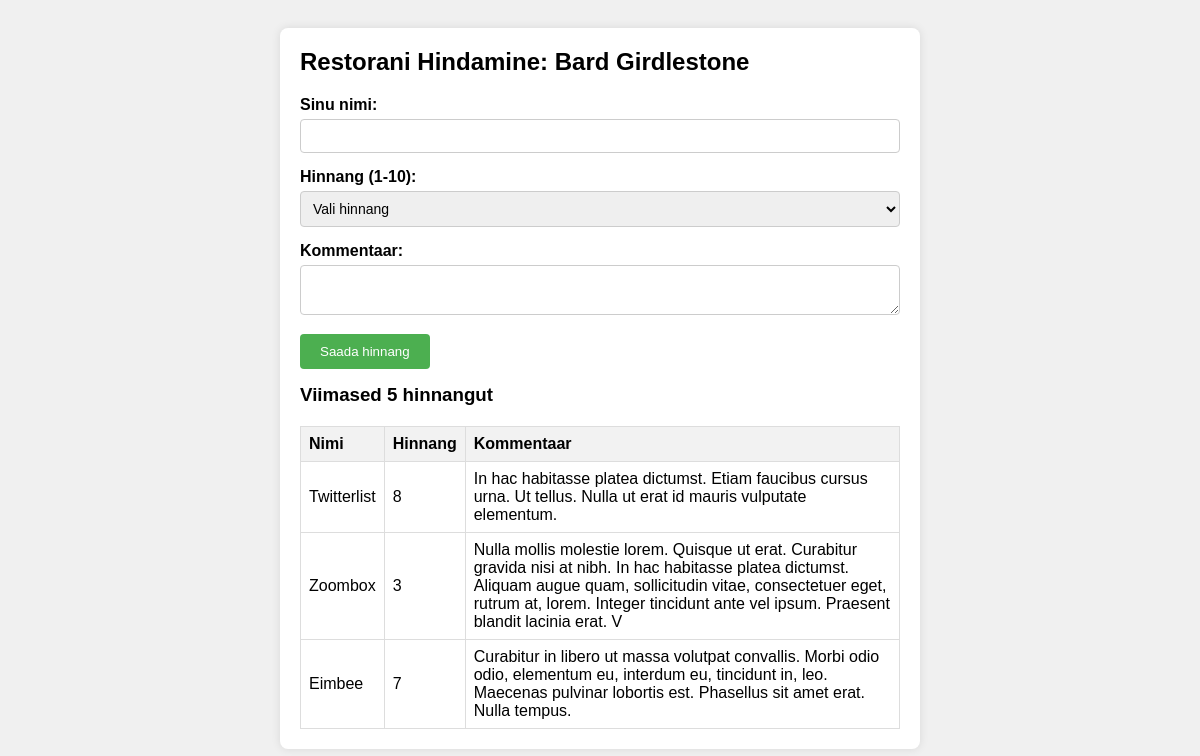
Page /hinnang.php?id=43 on the earlier database version.
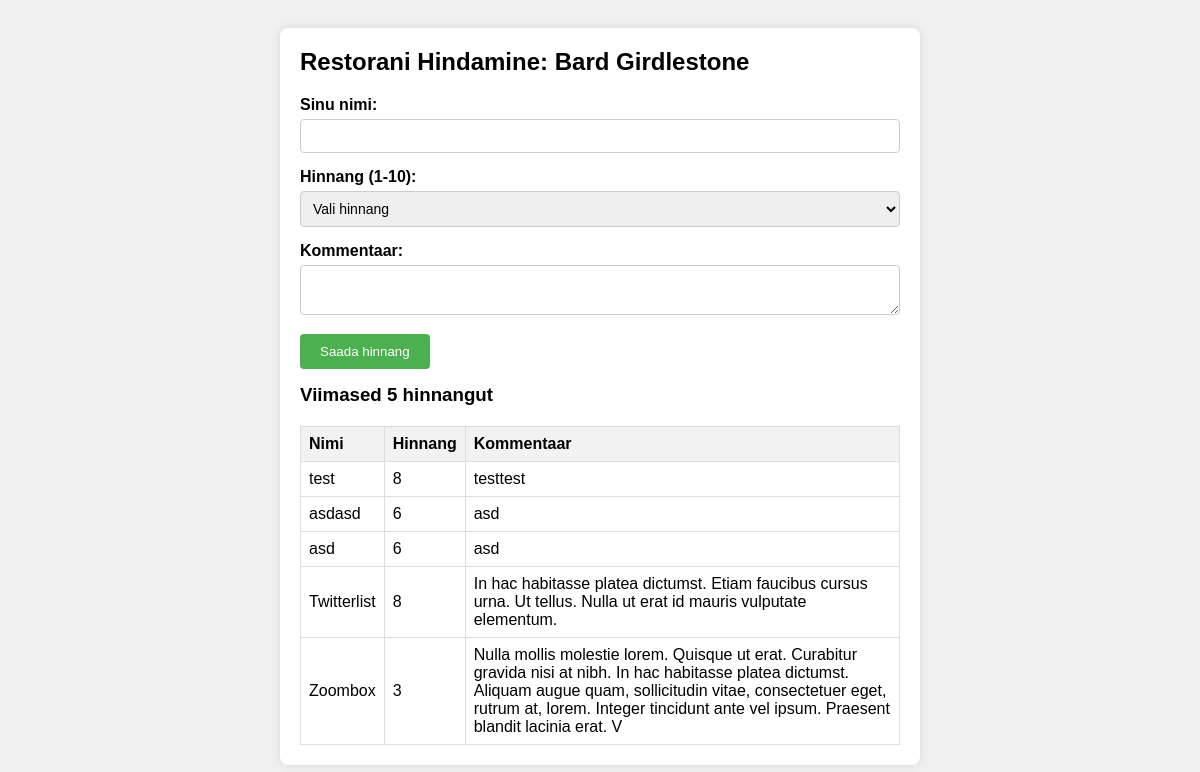
Same page on the later database version.
### tables this page shows
CREATE TABLE `hinnangud` (
  `id` int(11) NOT NULL,
  `nimi` varchar(255) NOT NULL,
  `kommentaar` varchar(255) NOT NULL,
  `hinnang` int(2) NOT NULL,
  `toidukoha_id` int(6) NOT NULL
);

### hinnang.php (the view, shortened to what this page needs)
<?php
include("config.php");
$restorani_id = $_GET['id'];
$nimi_paring = "SELECT nimi FROM toidukohad WHERE id = ?";
$stmt = $yhendus->prepare($nimi_paring);
$stmt->bind_param('i', $restorani_id);
$stmt->execute();
$nimi_tulemus = $stmt->get_result();
$restorani_andmed = $nimi_tulemus->fetch_assoc();
if ($restorani_andmed) {
    $restorani_nimi = htmlspecialchars($restorani_andmed['nimi']);
} else {
    $restorani_nimi = "Restorani nime ei leitud";
}
$nimi = isset($_POST['nimi']) ? htmlspecialchars($_POST['nimi']) : '';
$kommentaar = isset($_POST['kommentaar']) ? htmlspecialchars($_POST['kommentaar']) : '';
$viimased_hinnangud_paring = "SELECT nimi, kommentaar, hinnang FROM hinnangud WHERE toidukoha_id = ? ORDER BY id DESC LIMIT 5";
$stmt = $yhendus->prepare($viimased_hinnangud_paring);
$stmt->bind_param('i', $restorani_id);
$stmt->execute();
$viimased_hinnangud_tulemus = $stmt->get_result();
?>
<!DOCTYPE html>
<html lang="et">
<head>
</head>
<body>
    <div class="container">
        <h2>Restorani Hindamine: <?php echo $restorani_nimi; ?></h2>
        <form method="post" action="<?php echo htmlspecialchars($_SERVER["PHP_SELF"]) . "?id=" . $restorani_id; ?>">
            <div class="form-group">
                <label for="nimi">Sinu nimi:</label>
                <input type="text" id="nimi" name="nimi" value="<?php echo $nimi; ?>">
            </div>
            <div class="form-group">
                <label for="hinnang">Hinnang (1-10):</label>
                <select id="hinnang" name="hinnang">
                    <option value="">Vali hinnang</option>
                </select>
            </div>
            <div class="form-group">
                <label for="kommentaar">Kommentaar:</label>
                <textarea id="kommentaar" name="kommentaar"><?php echo $kommentaar; ?></textarea>
            </div>
            <div class="form-group">
                <button type="submit">Saada hinnang</button>
            </div>
        </form>
        <div class="hinnangud">
            <h3>Viimased 5 hinnangut</h3>
            <table>
                <tr>
                    <th>Nimi</th>
                    <th>Hinnang</th>
                    <th>Kommentaar</th>
                </tr>
                <?php while ($row = $viimased_hinnangud_tulemus->fetch_assoc()): ?>
                    <tr>
                        <td><?php echo htmlspecialchars($row['nimi']); ?></td>
                        <td><?php echo htmlspecialchars($row['hinnang']); ?></td>
                        <td><?php echo htmlspecialchars($row['kommentaar']); ?></td>
                    </tr>
                <?php endwhile; ?>
            </table>
        </div>
    </div>
</body>
</html>

Differences in the rows shown:
no longer on this page (row unchanged): hinnangud: nimi "Eimbee", hinnang "7", kommentaar "Curabitur in libero ut massa volutpat convallis. Morbi odio odio, elementum eu, interdum eu, tincidunt in, leo. Maecenas pulvinar lobortis est. Phasellus sit amet erat. Nulla tempus."
added hinnangud: nimi "test", hinnang "8", kommentaar "testtest"
added hinnangud: nimi "asdasd", hinnang "6", kommentaar "asd"
added hinnangud: nimi "asd", hinnang "6", kommentaar "asd"
